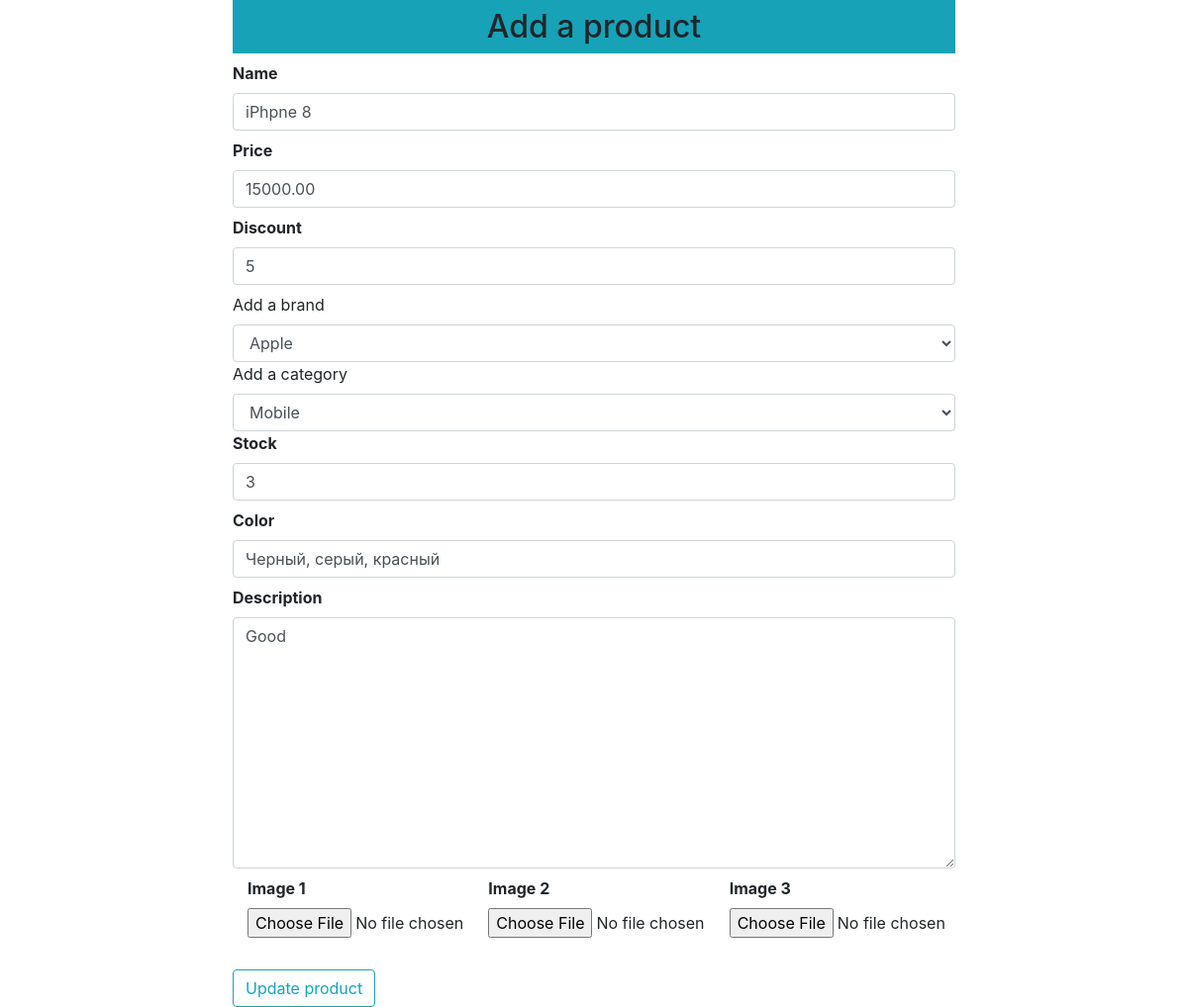
Page /updateproduct/1 on the committed database.
### shop/products/models.py (models this page shows, shortened)
class Addproduct(db.Model):
    __seachable__ = ['name', 'description']
    id = db.Column(db.Integer, primary_key=True)
    name = db.Column(db.String(80), nullable=False)
    price = db.Column(db.Numeric(10, 2), nullable=False)
    discount = db.Column(db.Integer, default=0)
    stock = db.Column(db.Integer, nullable=False)
    color = db.Column(db.Text, nullable=False)
    description = db.Column(db.Text, nullable=False)
    pub_date = db.Column(db.DateTime, nullable=False, default=datetime.utcnow)
    category_id = db.Column(db.Integer, db.ForeignKey('category.id'), nullable=False)
    category = db.relationship('Category', backref=db.backref('categories', lazy=True))
    brand_id = db.Column(db.Integer, db.ForeignKey('brand.id'), nullable=False)
    brand = db.relationship('Brand', backref=db.backref('brands', lazy=True))
    image_1 = db.Column(db.String(150), nullable=False, default='image1.jpg')
    image_2 = db.Column(db.String(150), nullable=False, default='image2.jpg')
    image_3 = db.Column(db.String(150), nullable=False, default='image3.jpg')

class Brand(db.Model):
    id = db.Column(db.Integer, primary_key=True)
    name = db.Column(db.String(30), nullable=False, unique=True)

class Category(db.Model):
    id = db.Column(db.Integer, primary_key=True)
    name = db.Column(db.String(30), nullable=False, unique=True)

### shop/products/routes.py (the view, shortened to what this page needs)
@app.route('/updateproduct/<int:id>', methods=['GET','POST'])
def updateproduct(id):
    brands = Brand.query.all()
    categories = Category.query.all()
    product = Addproduct.query.get_or_404(id)
    form = Addproducts(request.form)
    brand = request.form.get('brand')
    category = request.form.get('category')
    form.name.data = product.name
    form.price.data = product.price
    form.discount.data = product.discount
    form.stock.data = product.stock
    form.color.data = product.color
    form.description.data = product.description
    return render_template('products/updateproduct.html', form=form, title='Update Product', product=product,
                           brands=brands, categories=categories)

### shop/products/forms.py
class Addproducts(Form):
    name = StringField('Name', [validators.DataRequired()])
    price = FloatField('Price', [validators.DataRequired()])
    discount = IntegerField('Discount', default=0)
    stock = IntegerField('Stock', [validators.DataRequired()])
    color = StringField('Color', [validators.DataRequired()])
    description = TextAreaField('Description', [validators.DataRequired()])
    image_1 = FileField('Image 1', validators=[FileAllowed(['jpg','png','gif','jpeg'])])
    image_2 = FileField('Image 2', validators=[FileAllowed(['jpg','png','gif','jpeg'])])
    image_3 = FileField('Image 3', validators=[FileAllowed(['jpg','png','gif','jpeg'])])

### shop/templates/products/updateproduct.html (shortened to what this page needs)
{% extends "layout.html" %}
{% block content %}
    <div class="container">
        <div class="row">
            <div class="col-md-2"></div>
            <div class="col-md-8">
                <h2 class="text-center bg-info p-2">Add a product</h2>
                {% from '_formhelpers.html' import render_field %}
                <form action="" method="POST" enctype="multipart/form-data">
                    {{ render_field(form.name, class="form-control", placeholder="Add product name") }}
                    {{ render_field(form.price, class="form-control", placeholder="Add product price") }}
                    {{ render_field(form.discount, class="form-control", placeholder="Add product discount") }}
                    <label for="brand">Add a brand</label>
                    <select name="brand" id="brand" class="form-control" required>
                        <option value="product.brand_id">{{product.brand.name}}</option>
                    </select>
                    <label for="category">Add a category</label>
                    <select name="category" id="category" class="form-control" required>
                        <option value="{{product.category_id}}">{{product.category.name}}</option>
                    </select>
                    {{ render_field(form.stock, class="form-control", placeholder="Add product stock") }}
                    {{ render_field(form.color, class="form-control", placeholder="Add product color") }}
                    {{ render_field(form.description, class="form-control", placeholder="Add product description", rows="10") }}
                    <div class="container">
                        <div class="row">
                            <div class="col-md-4">{{ render_field(form.image_1) }}</div>
                            <div class="col-md-4">{{ render_field(form.image_2) }}</div>
                            <div class="col-md-4">{{ render_field(form.image_3) }}</div>
                        </div>
                    </div>
                    <button type="submit" class="btn btn-outline-info mt-4">Update product</button>
                </form>
            </div>
            <div class="col-md-2"></div>
        </div>
    </div>
{% endblock content %}

### shop/templates/_formhelpers.html (shortened to what this page needs)
{% macro render_field(field) %}
    <dt>{{ field.label }}
    <dd>{{ field(**kwargs)|safe }}
    </dd>
{% endmacro %}

### rows in the picture
Addproduct: name "iPhpne 8", price "15000.00", discount "5", stock "3", color "Черный, серый, красный", description "Good"
Brand: brand "Apple"
Category: category "Mobile"

### other values in the picture
{{ field.label }} "Name Price Discount Stock Color Description Image 1 Image 2 Image 3"
